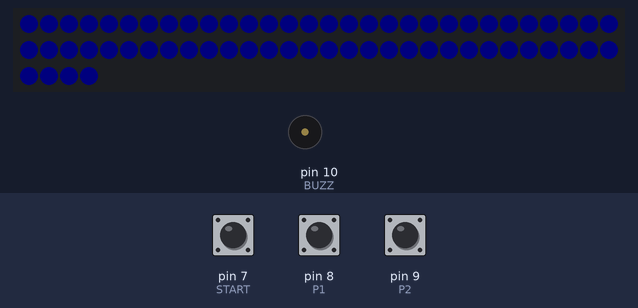
The sketch below on a simulated Arduino Nano, built with avr-gcc and run on an emulated ATmega328P. Shown: 64 RGB LEDs in strip order, left to right, continuing on the next row, buzzer (waves = sounding). Inputs (shaded band) come from the test bench; at power-on: pin 7 (START) HIGH, pin 8 (P1) HIGH, pin 9 (P2) HIGH. Dim RGB values are drawn brighter than linear; random numbers use the default seed unless the sketch sets one.

Above: at 1.2 s.
1.3 s: pin 7 (START) pulled LOW for 0.15 s
At 2.6 s:
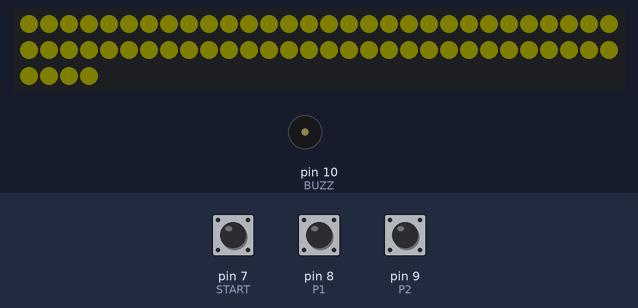
4.4 s: pin 8 (P1) pulled LOW for 0.15 s
At 5.1 s:
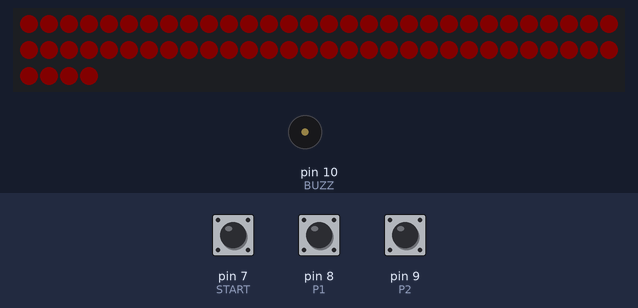
7.4 s: pin 7 (START) pulled LOW for 1 s
At 8.5 s:
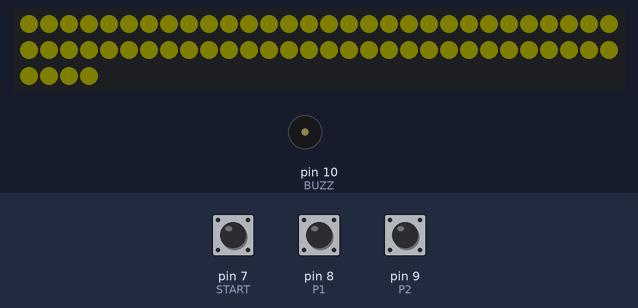
11.4 s: pin 9 (P2) pulled LOW for 0.15 s
At 13.1 s:
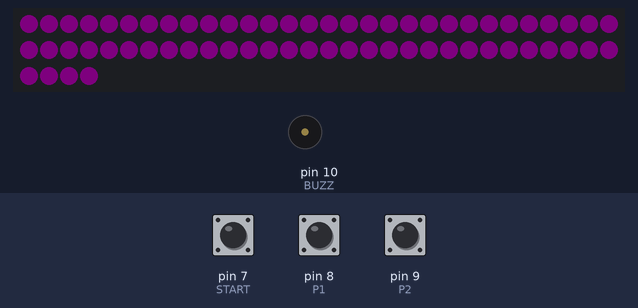
13.5 s: pin 7 (START) pulled LOW for 3.2 s
At 17.4 s:
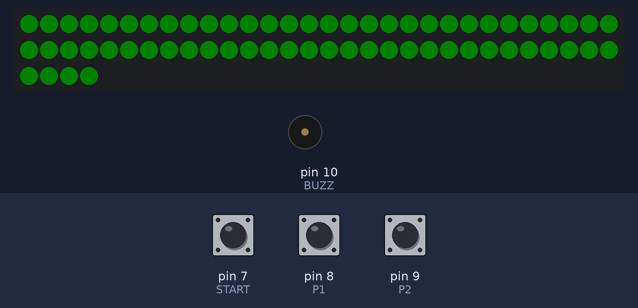
18.2 s: pin 9 (P2) pulled LOW for 1 s
At 19.2 s:
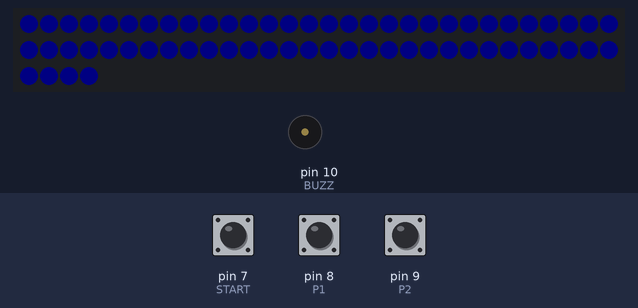
Timing chart, 0 to 21.2 s (numbered marks = the images above; inputs shaded):
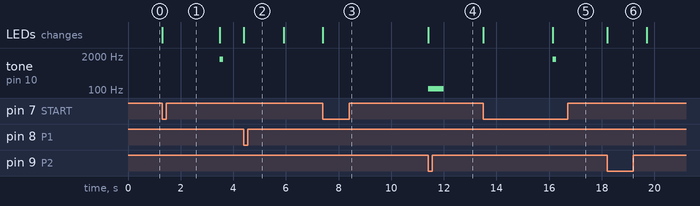

The sketch:

reaction_timer.ino
```cpp
// Arduino sketch for a 2-player reaction timer using an 8x8 WS2812 matrix, start and player buttons, and a buzzer; it handles idle/ready/GO cues, false-start detection, and increments player scores.
//
// Full tutorial: https://shillehtek.com/blogs/news/arduino-nano-ws2812-matrix-reaction-timer
// Parts used: https://shillehtek.com/products/arduino-nano-v3-presoldered-ch340g-atmega328p
//             https://shillehtek.com/products/ws2812-8x8-led-matrix-arduino-esp32-raspberry-pi
//             https://shillehtek.com/products/200pcs-6mm-light-touch-button-switch-kit-plastic-box-4-3-5-6-7-8-9-10-12-14-16mm
// More examples: https://github.com/shillehbean/shillehtek-examples
//

#include <Adafruit_NeoPixel.h>
Adafruit_NeoPixel matrix(64, 6, NEO_GRB + NEO_KHZ800);

const int START = 7, P1 = 8, P2 = 9, BUZZ = 10;
int score1 = 0, score2 = 0;

void fill(uint32_t c) { matrix.fill(c); matrix.show(); }

void setup() {
  matrix.begin();
  matrix.setBrightness(40);
  pinMode(START, INPUT_PULLUP);
  pinMode(P1, INPUT_PULLUP);
  pinMode(P2, INPUT_PULLUP);
  randomSeed(analogRead(A0));
  fill(matrix.Color(0, 0, 30));            // idle blue
}

void loop() {
  if (digitalRead(START) == HIGH) return;  // wait for start press

  fill(matrix.Color(30, 30, 0));           // yellow: get ready
  unsigned long wait = random(1000, 5000);
  unsigned long t0 = millis();

  while (millis() - t0 < wait) {           // false-start watch
    if (digitalRead(P1) == LOW || digitalRead(P2) == LOW) {
      tone(BUZZ, 110, 600);                // raspberry for jumping the gun
      fill(matrix.Color(30, 0, 30));
      delay(1200);
      return;
    }
  }

  fill(matrix.Color(0, 40, 0));            // GREEN: GO!
  tone(BUZZ, 1500, 120);
  unsigned long go = millis();

  while (true) {
    if (digitalRead(P1) == LOW) { score1++; break; }
    if (digitalRead(P2) == LOW) { score2++; break; }
  }
  unsigned long reaction = millis() - go;  // winner's time in ms

  // winner's color flash + show scores as lit rows
  fill(score1 > score2 ? matrix.Color(40, 0, 0) : matrix.Color(0, 0, 40));
  delay(1500);
  fill(matrix.Color(0, 0, 30));
}
```

Measured:
- after the input at 1.3 s, tone on pin 10 (BUZZ): silent → 1500 Hz after 2.2 s, → silent 0.12 s later; the LEDs: change at once (image 1)
- after the input at 4.4 s, the LEDs: change at once (image 2)
- after the input at 7.4 s, the LEDs: change at once (image 3)
- after the input at 13.5 s, tone on pin 10 (BUZZ): silent → 1500 Hz after 2.6 s, → silent 0.12 s later; the LEDs: first change at once (image 5 shows a later state)
- after the input at 18.2 s, the LEDs: change at once (image 6)
